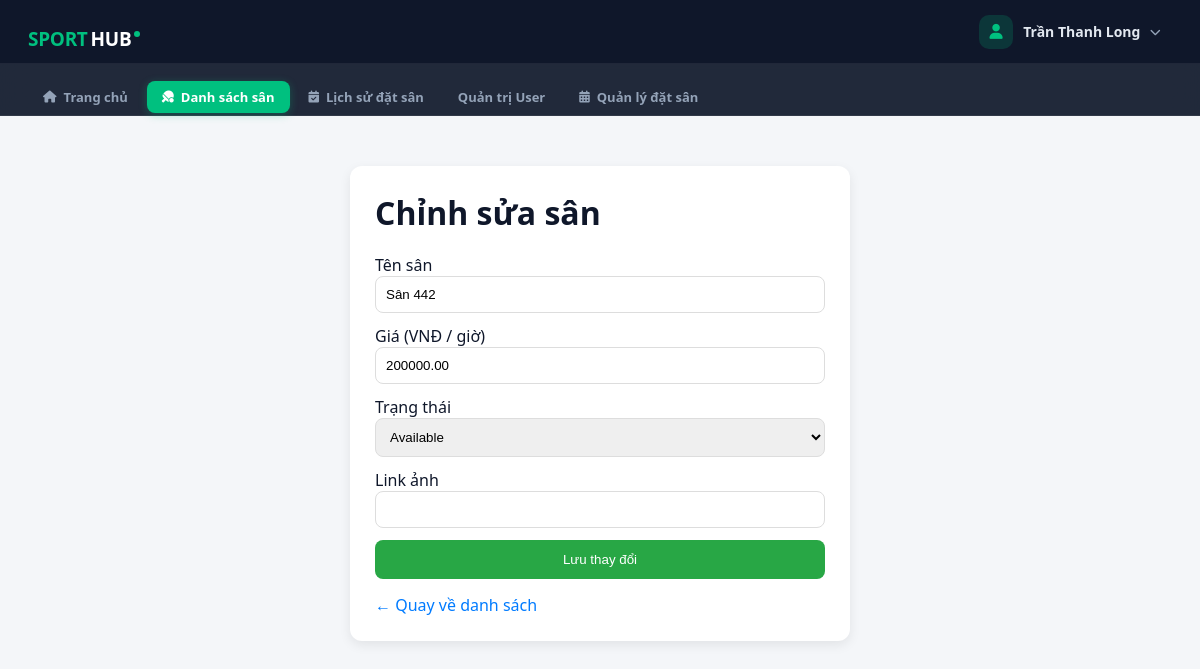
The page /index.php?action=edit&id=15 (signed in) on the database its author committed.
### tables this page shows
CREATE TABLE `courts` (
  `id` int(11) NOT NULL,
  `name` varchar(100) NOT NULL COMMENT 'VD: San A1, San VIP B2',
  `price` decimal(10,2) NOT NULL COMMENT 'Gia thue gio thuong (VND)',
  `status` enum('available','booked','maintenance') NOT NULL DEFAULT 'available',
  `address` varchar(100) DEFAULT NULL COMMENT 'địa chỉ sân',
  `image_url` varchar(255) DEFAULT NULL,
  `created_at` datetime NOT NULL DEFAULT current_timestamp(),
  `updated_at` datetime NOT NULL DEFAULT current_timestamp() ON UPDATE current_timestamp(),
  `owner_id` int(11) NOT NULL
);

### src/Controllers/CourtsController.php (called while the page is built, shortened)
<?php
class CourtsController
{
    private $courtsModel;
    public function __construct()
    {
        $this->courtsModel = new CourtsModel();
    }
    public function edit()
    {
        $id = $_GET['id'];
        $court = $this->courtsModel->getCourtById($id);
        require_once PROJECT_ROOT . '/views/layout/header.php';
        require_once PROJECT_ROOT . '/views/Courts/CourtsEdit.php';
        require_once PROJECT_ROOT . '/views/layout/footer.php';
    }
}

### src/database.php (called while the page is built, shortened)
<?php
class Database
{
    private static $instance = null;
    private $conn;
    private $host = 'localhost';
    private $db_name = 'datsan_thethao_db';
    private $username = 'root';
    private $password = '';
    private function __construct()
    {
        try {
            $this->conn = new
                PDO(
                    "mysql:host={$this->host};dbname={$this->db_name}",
                    $this->username,
                    $this->password
                );
            $this->conn->setAttribute(
                PDO::ATTR_ERRMODE,
                PDO::ERRMODE_EXCEPTION
            );
            $this->conn->exec("set names utf8");
        } catch (PDOException $exception) {
            echo "Connection error: " . $exception->getMessage();
        }
    }
    public static function getInstance()
    {
        if (!self::$instance) {
            self::$instance = new Database();
        }
        return self::$instance;
    }
    public function getConnection()
    {
        return $this->conn;
    }
}

### src/Models/CourtsModel.php (called while the page is built, shortened)
<?php
class CourtsModel
{
    private $conn;
    public function __construct()
    {
        $this->conn = Database::getInstance()->getConnection();
    }
    public function getCourtById($id)
    {
        $stmt = $this->conn->prepare("
            SELECT * FROM courts WHERE id = :id
        ");
        $stmt->bindParam(':id', $id, PDO::PARAM_INT);
        $stmt->execute();
        return $stmt->fetch(PDO::FETCH_ASSOC);
    }
}

### views/Courts/CourtsEdit.php (the view, shortened to what this page needs)
<!DOCTYPE html>
<html lang="vi">
<head>
</head>
<body>
<div class="container">
    <div class="card">
        <h1>Chỉnh sửa sân</h1>
        <form action="index.php?action=update" method="POST">
            <label>Tên sân</label>
            <input type="text" name="name"
                value="<?php echo htmlspecialchars($court['name']); ?>"
                required>
            <label>Giá (VNĐ / giờ)</label>
            <input type="number" name="price"
                value="<?php echo $court['price']; ?>"
                required>
            <label>Trạng thái</label>
            <select name="status">
                <option value="available"
                    <?php if($court['status']=='available') echo 'selected'; ?>>
                    Available
                </option>
            </select>
            <label>Link ảnh</label>
            <input type="text" name="image_url"
                value="<?php echo $court['image_url']; ?>">
            <button type="submit">Lưu thay đổi</button>
        </form>
        <a href="index.php">← Quay về danh sách</a>
    </div>
</div>
</body>
</html>

### views/layout/header.php (style rules this page uses)
*, *::before, *::after { box-sizing: border-box; margin: 0; padding: 0; }
:root { --primary: #00c07f; --primary-dark: #00a06a; --dark: #0f172a; --nav-bg: #0f172a; --nav-border: rgba(255, 255, 255, .07); --text-muted: #94a3b8; --surface: #ffffff; --page-bg: #f1f5f9; --border: #e2e8f0; --danger: #f43f5e; }
html { overflow-y: scroll; }
body { padding-top: 116px; font-family: 'Plus Jakarta Sans', sans-serif; background: var(--page-bg); color: var(--dark); -webkit-font-smoothing: antialiased; }
.container { width: 100%; max-width: 100%; padding: 0; }

### views/Courts/CourtsEdit.php (style rules this page uses)
body { font-family: 'Segoe UI', sans-serif; background: #f4f6f9; margin: 0; }
.container { max-width: 500px; margin: 50px auto; }
.card { background: white; padding: 25px; border-radius: 12px; box-shadow: 0 4px 12px rgba(0,0,0,0.08); }
h1 { margin-bottom: 20px; }
input, select { width: 100%; padding: 10px; margin-bottom: 12px; border-radius: 8px; border: 1px solid #ddd; }
button { width: 100%; padding: 12px; background: #28a745; color: white; border: none; border-radius: 8px; cursor: pointer; }
a { display: inline-block; margin-top: 15px; text-decoration: none; color: #007bff; }

### rows shown on the page
courts: name "Sân 442", price "200000.00", status "Available"

### other values the page prints
$_SESSION['user_name'] "Trần Thanh Long"
